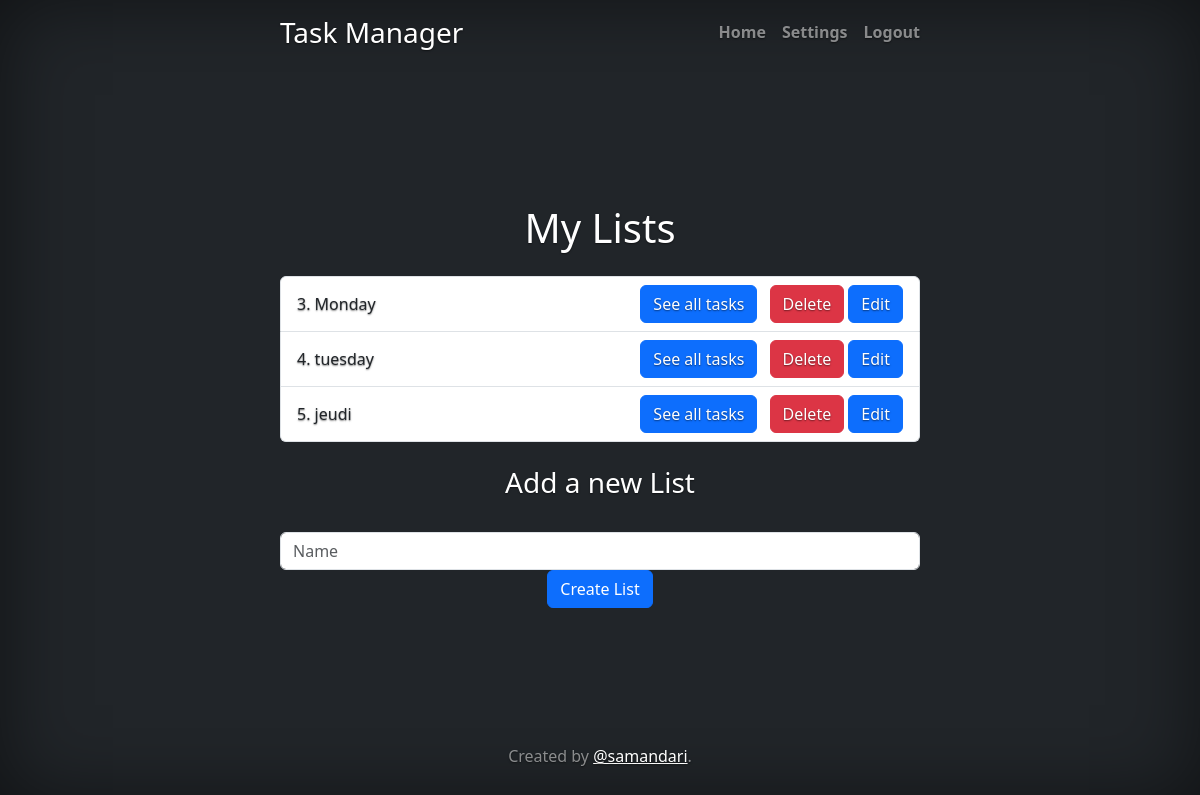
Page /create-list (signed in) on the committed database.
### main.py (models this page shows)
class List(db.Model):
    __tablename__ = "lists"
    id = db.Column(db.Integer, primary_key=True)
    name = db.Column(db.String(250), nullable=False)
    date = db.Column(db.DateTime, nullable=False, default=datetime.utcnow)
    user_id = db.Column(db.Integer, db.ForeignKey("users.id"))
    user = db.relationship("User", back_populates="lists")
    tasks = db.relationship('Task', back_populates="list")

### main.py (the view)
@login_required
@app.route('/create-list', methods=['GET', 'POST'])
def get_all_lists():
    form = ListForm()
    if form.validate_on_submit():
        new_list = List(name=form.name.data,
                        user=current_user)
        db.session.add(new_list)
        db.session.commit()
        return redirect(url_for('show_list', id_list=new_list.id))
    lists = current_user.lists
    return render_template("lists.html", form=form, lists=lists, edit=False)

### forms.py
class ListForm(FlaskForm):
    name = StringField(label="", validators=[DataRequired()],
                       render_kw={"placeholder": "Name"})
    submit = SubmitField("Create List")

### main.py (called while the page is built)
@login_manager.user_loader
def load_user(user_id):
    return User.query.get(user_id)

### templates/lists.html
{% import "bootstrap/wtf.html" as wtf %}
{% include "header.html" %}
    <h1 class="mt-3">My Lists</h1>
        <ul class="list-group mt-3">
            {% for list in lists %}
                <li class="list-group-item d-flex justify-content-between align-items-center">
                    <div>
                        {{ list.id }}. {{ list.name }}
                    </div>
                    <div>
                        <a href="{{ url_for('show_list', id_list=list.id) }}" class="btn btn-primary me-2">See all tasks</a>
                        <a href="{{ url_for('delete_list', id_list=list.id) }}" class="btn btn-danger">Delete</a>
                        <a href="{{ url_for('edit_list', id_list=list.id) }}" class="btn btn-primary">Edit</a>
                    </div>
                </li>
            {% endfor %}
        </ul>
        {% if edit %}
            <h3 class="mt-4">Edit {{ the_list.name }}</h3>
        {% else %}
            <h3 class="mt-4">Add a new List</h3>
        {% endif %}
        {{ wtf.quick_form(form, novalidate=True, button_map={"submit": "primary"}) }}
{% include "footer.html" %}

### static/css/index.css (style rules this page uses)
body { text-shadow: 0 .05rem .1rem rgba(0, 0, 0, .5); box-shadow: inset 0 0 5rem rgba(0, 0, 0, .5); }

### static/css/login.css (style rules this page uses)
html, body { height: 100%; }

### rows in the picture
List: id "3", name "Monday"
List: id "4", name "tuesday"
List: id "5", name "jeudi"
